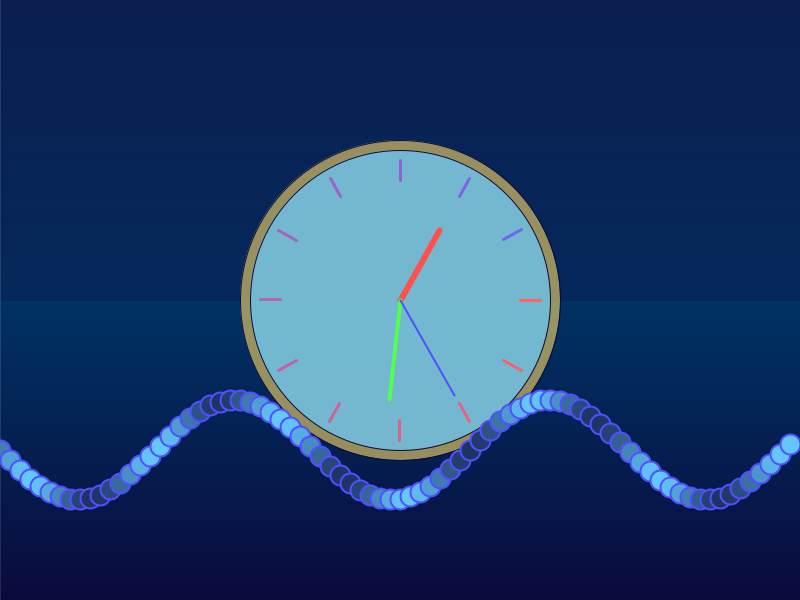
Frame 1 (no input)
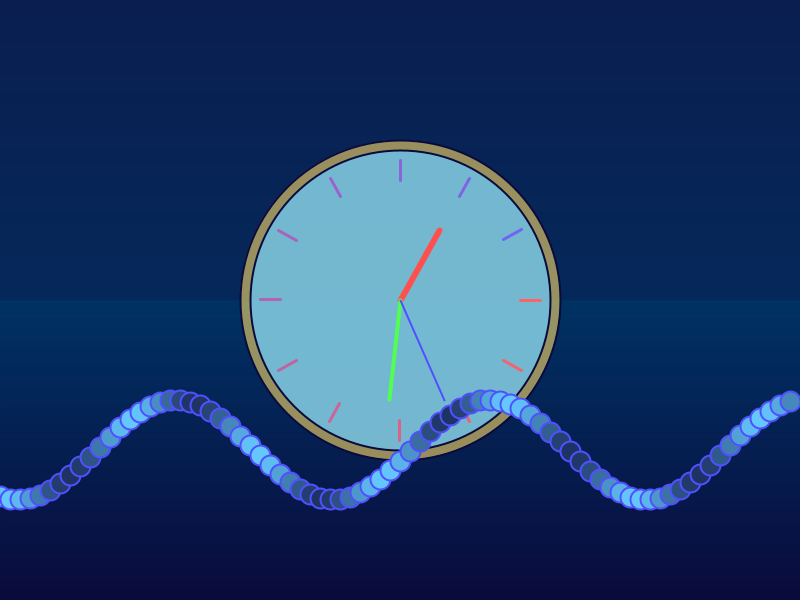
Frame 60 (the mouse pressed at the canvas centre just before this capture)
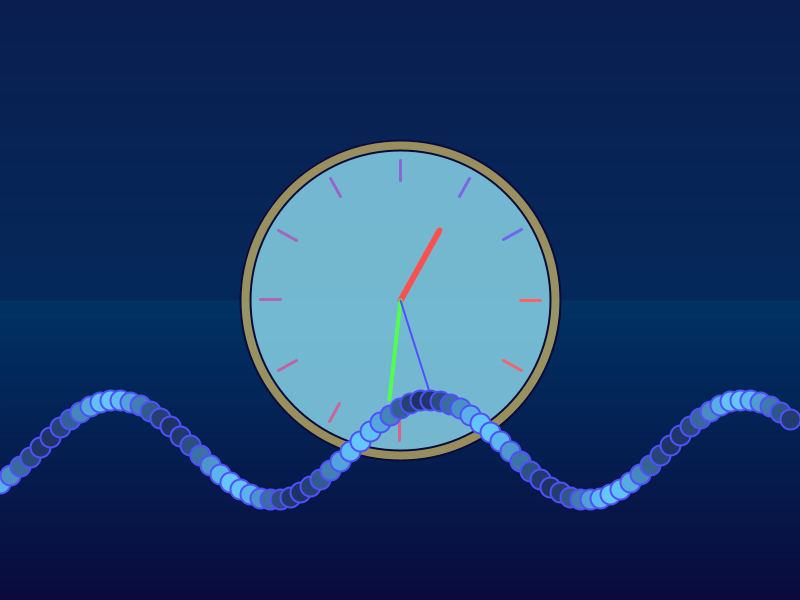
Frame 120 (the mouse held since frame 60 and released just before this capture)

The Processing sketch that drew these frames (run headless with seeded random() and noise(); from frame 60 on, the mouse is pressed at the canvas centre):

// Processing sketch: Ethan_Yang
// ── Ethan_Yang.pde
void setup() {
  size(800, 600);
  noStroke();
}

void draw() {
  // Background: Multicolor gradient for the ocean
  for (int y = 0; y < height; y++) {
    float inter = map(y, 0, height, 0, 1);
    stroke(lerpColor(color(10, 30, 80), color(0, 50, 100), inter));
    if (y > height / 2) {
      stroke(lerpColor(color(0, 50, 100), color(10, 10, 60), map(y, height / 2, height, 0, 1)));
    }
    line(0, y, width, y);
  }

  // Time: Colorful clock in the center
  pushMatrix();
  translate(width / 2, height / 2);
  fill(255, 220, 100, 150); // Glow for clock face
  ellipse(0, 0, 320, 320);
  fill(100, 200, 255, 180); // Clock face
  ellipse(0, 0, 300, 300);

  // Clock markings with colors
  for (int i = 0; i < 12; i++) {
    float angle = radians(360 / 12 * i);
    float outerX = cos(angle) * 140;
    float outerY = sin(angle) * 140;
    float innerX = cos(angle) * 120;
    float innerY = sin(angle) * 120;
    stroke(lerpColor(color(255, 100, 100), color(100, 100, 255), i / 12.0));
    strokeWeight(3);
    line(innerX, innerY, outerX, outerY);
  }

  // Hour hand
  float hourAngle = radians((hour() % 12) * 30 - 90);
  stroke(255, 80, 80);
  strokeWeight(6);
  line(0, 0, cos(hourAngle) * 80, sin(hourAngle) * 80);

  // Minute hand
  float minuteAngle = radians(minute() * 6 - 90);
  stroke(80, 255, 80);
  strokeWeight(4);
  line(0, 0, cos(minuteAngle) * 100, sin(minuteAngle) * 100);

  // Second hand
  float secondAngle = radians(second() * 6 - 90);
  stroke(80, 80, 255);
  strokeWeight(2);
  line(0, 0, cos(secondAngle) * 110, sin(secondAngle) * 110);

  popMatrix();

  // Sea: Multicolor undulating wave pattern
  float waveHeight = 50;
  float waveFrequency = 0.02;
  for (int x = 0; x < width; x += 10) {
    float y = height * 0.75 + sin(frameCount * 0.02 + x * waveFrequency) * waveHeight;
    fill(lerpColor(color(30, 50, 100), color(100, 200, 255), sin(x * 0.05 + frameCount * 0.02) * 0.5 + 0.5));
    ellipse(x, y, 20, 20);
  }
}
